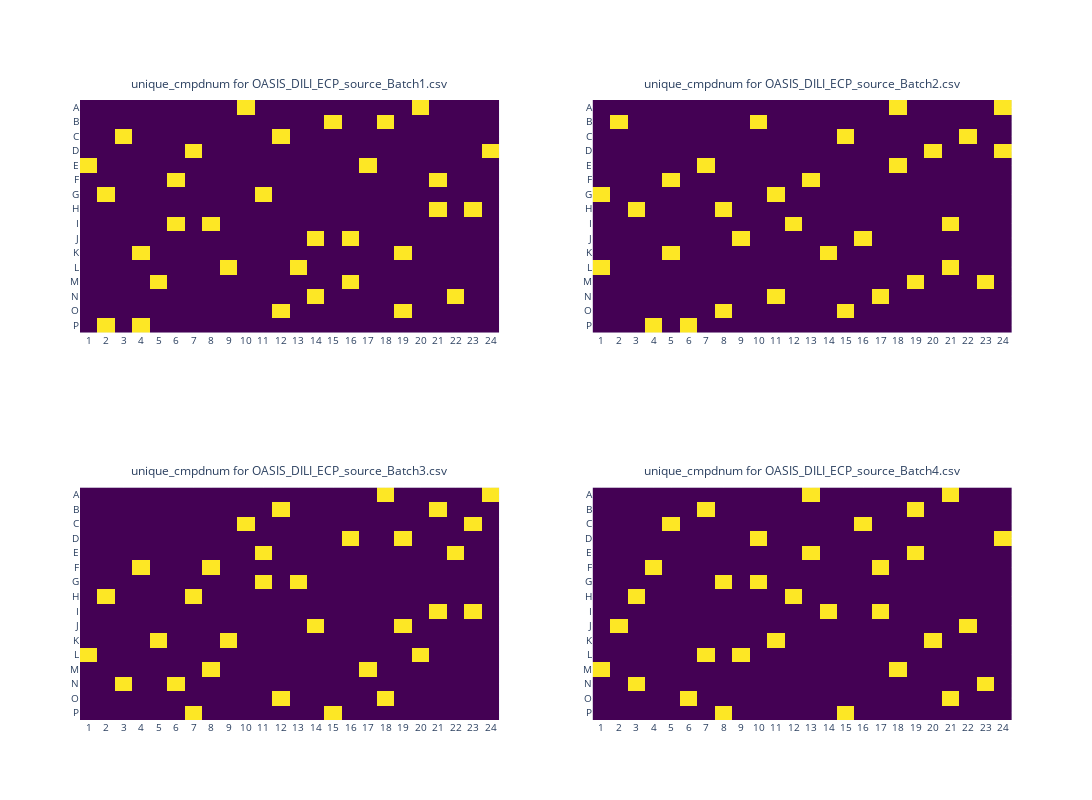

Source (notebook cell):
### Markdown cell above
# plot source plates (instead of PLAID layouts)

### Code cell
import polars as pl

base_path = "OASIS_DILI_ECP/output/"

file_names = [
    "OASIS_DILI_ECP_source_Batch1.csv",
    "OASIS_DILI_ECP_source_Batch2.csv",
    "OASIS_DILI_ECP_source_Batch3.csv",
    "OASIS_DILI_ECP_source_Batch4.csv",
]

full_paths = [base_path + file_name for file_name in file_names]
dfs = [pl.read_csv(file_path).with_columns(pl.lit(file_name).alias("Source_File")) for file_path, file_name in zip(full_paths, file_names)]

DILI_combined_df = pl.concat(dfs)



unique_cmpd_mapping = (DILI_combined_df.select("Compound").unique().with_row_index(name="unique_cmpdnum"))
DILI_combined_df = DILI_combined_df.join(unique_cmpd_mapping, on="Compound")

plate_heatmap(
    df=DILI_combined_df,  
    #plate_names=["plate_1", "plate_2", "plate_3", "plate_4"],  
    highlight_compounds=["DMSO"],
    subplot_num_columns=2,  
    plot_size=400,  
    measurement="unique_cmpdnum",
    highlight_column="Compound",
    plate_well_columns={
        "plates": "Source_File",  
        "wells": "Dest Well",    
    },
    output_folder="platemaps",
    output_filename="OASIS_DILI_ECP_source.pdf",
    export_as_pdf=True,
    export_as_html=True
)

### Figure 1 — Plotly figure (JSON) as saved in the notebook; plotly's stock layout.template omitted (floating-point values rounded to 4 significant figures; data arrays with more than 128 entries replaced by an {"elided": "..."} marker saying what was removed)
{"data": [{"colorscale": [[0, "#440154"], [0.1111, "#482878"], [0.2222, "#3e4989"], [0.3333, "#31688e"], [0.4444, "#26828e"], [0.5556, "#1f9e89"], [0.6667, "#35b779"], [0.7778, "#6ece58"], [0.8889, "#b5de2b"], [1, "#fde725"]], "hoverinfo": "text", "hovertext": {"elided": "16x24 str values"}, "reversescale": false, "showscale": false, "type": "heatmap", "x": ["1", "2", "3", "4", "5", "6", "7", "8", "9", "10", "11", "12", "13", "14", "15", "16", "17", "18", "19", "20", "21", "22", "23", "24"], "xaxis": "x", "y": ["A", "B", "C", "D", "E", "F", "G", "H", "I", "J", "K", "L", "M", "N", "O", "P"], "yaxis": "y", "z": {"elided": "16x24 int values"}}, {"colorscale": [[0, "#440154"], [0.1111, "#482878"], [0.2222, "#3e4989"], [0.3333, "#31688e"], [0.4444, "#26828e"], [0.5556, "#1f9e89"], [0.6667, "#35b779"], [0.7778, "#6ece58"], [0.8889, "#b5de2b"], [1, "#fde725"]], "hoverinfo": "text", "hovertext": {"elided": "16x24 str values"}, "reversescale": false, "showscale": false, "type": "heatmap", "x": ["1", "2", "3", "4", "5", "6", "7", "8", "9", "10", "11", "12", "13", "14", "15", "16", "17", "18", "19", "20", "21", "22", "23", "24"], "xaxis": "x2", "y": ["A", "B", "C", "D", "E", "F", "G", "H", "I", "J", "K", "L", "M", "N", "O", "P"], "yaxis": "y2", "z": {"elided": "16x24 int values"}}, {"colorscale": [[0, "#440154"], [0.1111, "#482878"], [0.2222, "#3e4989"], [0.3333, "#31688e"], [0.4444, "#26828e"], [0.5556, "#1f9e89"], [0.6667, "#35b779"], [0.7778, "#6ece58"], [0.8889, "#b5de2b"], [1, "#fde725"]], "hoverinfo": "text", "hovertext": {"elided": "16x24 str values"}, "reversescale": false, "showscale": false, "type": "heatmap", "x": ["1", "2", "3", "4", "5", "6", "7", "8", "9", "10", "11", "12", "13", "14", "15", "16", "17", "18", "19", "20", "21", "22", "23", "24"], "xaxis": "x3", "y": ["A", "B", "C", "D", "E", "F", "G", "H", "I", "J", "K", "L", "M", "N", "O", "P"], "yaxis": "y3", "z": {"elided": "16x24 int values"}}, {"colorscale": [[0, "#440154"], [0.1111, "#482878"], [0.2222, "#3e4989"], [0.3333, "#31688e"], [0.4444, "#26828e"], [0.5556, "#1f9e89"], [0.6667, "#35b779"], [0.7778, "#6ece58"], [0.8889, "#b5de2b"], [1, "#fde725"]], "hoverinfo": "text", "hovertext": {"elided": "16x24 str values"}, "reversescale": false, "showscale": false, "type": "heatmap", "x": ["1", "2", "3", "4", "5", "6", "7", "8", "9", "10", "11", "12", "13", "14", "15", "16", "17", "18", "19", "20", "21", "22", "23", "24"], "xaxis": "x4", "y": ["A", "B", "C", "D", "E", "F", "G", "H", "I", "J", "K", "L", "M", "N", "O", "P"], "yaxis": "y4", "z": {"elided": "16x24 int values"}}], "layout": {"annotations": [{"font": {"size": 12}, "showarrow": false, "text": "unique_cmpdnum for OASIS_DILI_ECP_source_Batch1.csv", "x": 0.225, "xanchor": "center", "xref": "paper", "y": 1.01, "yanchor": "bottom", "yref": "paper"}, {"font": {"size": 12}, "showarrow": false, "text": "unique_cmpdnum for OASIS_DILI_ECP_source_Batch2.csv", "x": 0.775, "xanchor": "center", "xref": "paper", "y": 1.01, "yanchor": "bottom", "yref": "paper"}, {"font": {"size": 12}, "showarrow": false, "text": "unique_cmpdnum for OASIS_DILI_ECP_source_Batch3.csv", "x": 0.225, "xanchor": "center", "xref": "paper", "y": 0.385, "yanchor": "bottom", "yref": "paper"}, {"font": {"size": 12}, "showarrow": false, "text": "unique_cmpdnum for OASIS_DILI_ECP_source_Batch4.csv", "x": 0.775, "xanchor": "center", "xref": "paper", "y": 0.385, "yanchor": "bottom", "yref": "paper"}], "height": 800, "width": 1140, "xaxis": {"anchor": "y", "autorange": true, "domain": [0, 0.45], "nticks": 48, "range": [-0.5, 23.5], "side": "bottom", "tickfont": {"size": 10}, "type": "category"}, "xaxis2": {"anchor": "y2", "autorange": true, "domain": [0.55, 1], "nticks": 48, "range": [-0.5, 23.5], "side": "bottom", "tickfont": {"size": 10}, "type": "category"}, "xaxis3": {"anchor": "y3", "autorange": true, "domain": [0, 0.45], "nticks": 48, "range": [-0.5, 23.5], "side": "bottom", "tickfont": {"size": 10}, "type": "category"}, "xaxis4": {"anchor": "y4", "autorange": true, "domain": [0.55, 1], "nticks": 48, "range": [-0.5, 23.5], "side": "bottom", "tickfont": {"size": 10}, "type": "category"}, "yaxis": {"anchor": "x", "autorange": true, "domain": [0.625, 1], "range": [15.5, -0.5], "tickfont": {"size": 10}, "type": "category"}, "yaxis2": {"anchor": "x2", "autorange": true, "domain": [0.625, 1], "range": [15.5, -0.5], "tickfont": {"size": 10}, "type": "category"}, "yaxis3": {"anchor": "x3", "autorange": true, "domain": [0, 0.375], "range": [15.5, -0.5], "tickfont": {"size": 10}, "type": "category"}, "yaxis4": {"anchor": "x4", "autorange": true, "domain": [0, 0.375], "range": [15.5, -0.5], "tickfont": {"size": 10}, "type": "category"}}}
